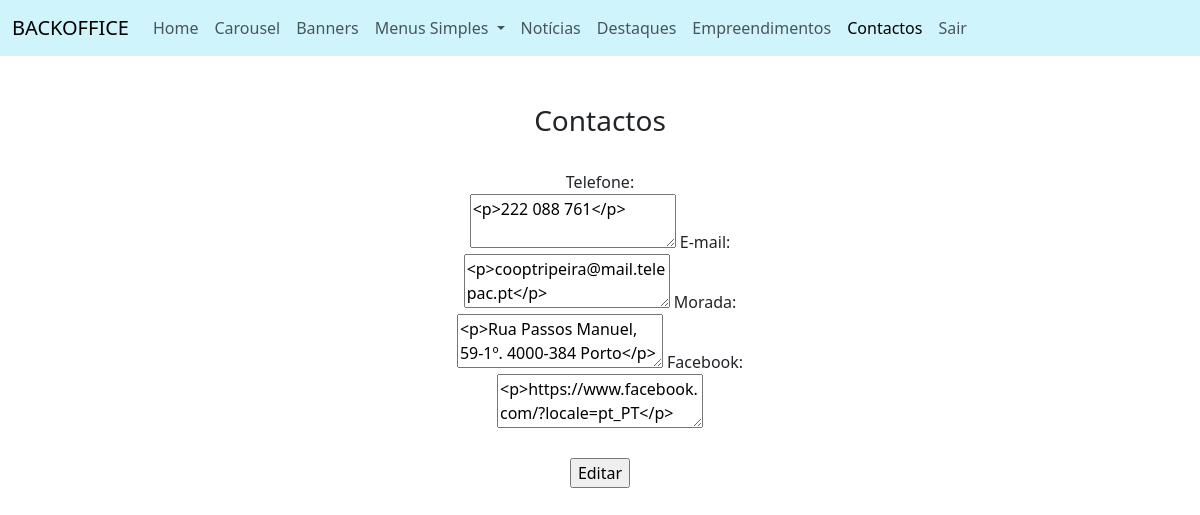
The app's page /backoffice/contactos_editar.php (signed in) with its own data.
### tables this page shows
CREATE TABLE `contactos` (
  `id` int(11) NOT NULL,
  `telefone` varchar(200) NOT NULL,
  `morada` varchar(500) NOT NULL,
  `email` varchar(500) NOT NULL,
  `link_facebook` varchar(1000) NOT NULL
);

### backoffice/contactos_editar.php (called while the page is built, shortened)
<?php
require("componentes/header.php");
require("views/contactos_editar_view.php");
require("componentes/footer.php");
?>

### helpers/base_dados_helper.php (called while the page is built, shortened)
<?php
$conexao = new PDO("mysql:host=localhost;dbname=construcao_e_habitacao_bd;charset=utf8mb4", "root", "");
function selectSQLUnico($sql){
    global $conexao;
    $pesquisa = $conexao->query($sql);
    $resultado = $pesquisa->fetch(PDO::FETCH_ASSOC);
    return $resultado;
}
?>

### helpers/contactos_helper.php (called while the page is built)
<?php
function getContactos(){
    $resultado = selectSQLUnico("SELECT * FROM contactos");
    return $resultado;
}
?>

### backoffice/views/contactos_editar_view.php (the view, shortened to what this page needs)
<?php
$contactos = getContactos();
?>
    <main class="conatiner my-5 text-center">
        <div class="row m-0">
            <div class="col-12">
                <h3>Contactos</h3>
            </div>
        </div>
        <div class="row mx-0 mt-4">
            <form class="col-12">
                <label for="telefone">Telefone: </label><br>
                <textarea name="telefone" id="telefone" ><?= $contactos["telefone"]; ?></textarea>
                <label for="email">E-mail: </label><br>
                <textarea name="email" id="email" ><?= $contactos["email"]; ?></textarea>
                <label for="morada">Morada: </label><br>
                <textarea name="morada" id="morada" ><?= $contactos["morada"]; ?></textarea>
                <label for="facebook">Facebook: </label><br>
                <textarea name="link_facebook" id="facebook" ><?= $contactos["link_facebook"]; ?></textarea>
                <br><br>
                <input type="submit" value="Editar">
            </form>
        </div>
    </main>

### records on screen
contactos: telefone "<p>222 088 761</p>", email "<p>cooptripeira@mail.telepac.pt</p>", morada "<p>Rua Passos Manuel, 59-1º. 4000-384 Porto</p>", link_facebook "<p>https://www.facebook.com/?locale=pt_PT</p>"
